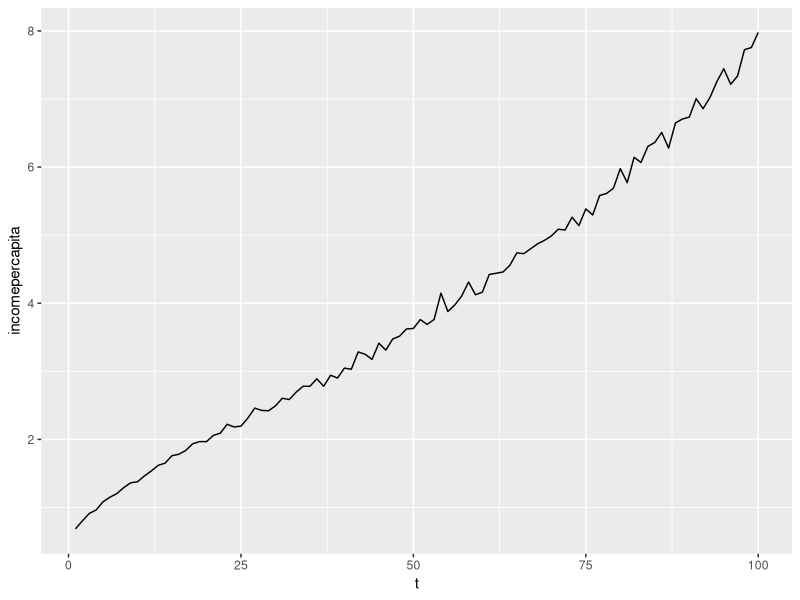

The R source for this figure:
## ---- chunk 1
rm(list = ls())
if(!is.null(dev.list())) dev.off()
## ---- chunk 2
library(ggplot2)
library(dplyr)
## ---- chunk 3
#basics
simLength <- 100
graph <- "income per capita"

#initial conditions
startPop <- 1000
startCap <- 300
startTfp <- 1

#dynamic variables
tfpGrowth <- 0.015
popGrowth <- 0.01
savingsRate <- 0.3
## ---- chunk 4
#add some other variables
shockSigma <- 0.02
alpha <- 0.3
depreciation <- 0.05

#define production function
prodFunc <- function(pop, cap, tfp, alpha, noise){
  (tfp * pop)^(1 - alpha) * cap^alpha * (1 + rnorm(n = 1, mean = 0, sd = noise))
  }

#create the table
table <- data.frame(matrix(ncol = 5, nrow = simLength))
colnames(table) <- c("t", "pop", "cap", "tfp", "income")

#set starting values
table$t <- 1:simLength
table$pop[1] <- startPop
table$cap[1] <- startCap
table$tfp[1] <- startTfp
## ---- chunk 5
for(i in (1:length(table$t))){
 table$income[i] <- prodFunc(table$pop[i], table$cap[i], table$tfp[i], alpha, shockSigma)
 
 if(i < 100){
   table$cap[i + 1] <- table$cap[i]*(1 - depreciation) + savingsRate*table$income[i]
   table$pop[i + 1] <- table$pop[i]*(1 + popGrowth)
   table$tfp[i + 1] <- table$tfp[i]*(1 + tfpGrowth)
 }
}

table$logincome <- log(table$income)
table$incomepercapita <- table$income/table$pop
table$logincomepercapita <- log(table$incomepercapita)

if(graph == "log income per capita"){
  ggplot(data = table) +
    geom_line(mapping = aes(x = t, y = logincomepercapita))
}else if(graph == "log income"){
  ggplot(data = table) +
    geom_line(mapping = aes(x = t, y = logincome))
}else if(graph == "income per capita"){
  ggplot(data = table) +
    geom_line(mapping = aes(x = t, y = incomepercapita))
}else if(graph == "income"){
  ggplot(data = table) +
    geom_line(mapping = aes(x = t, y = income))
}
